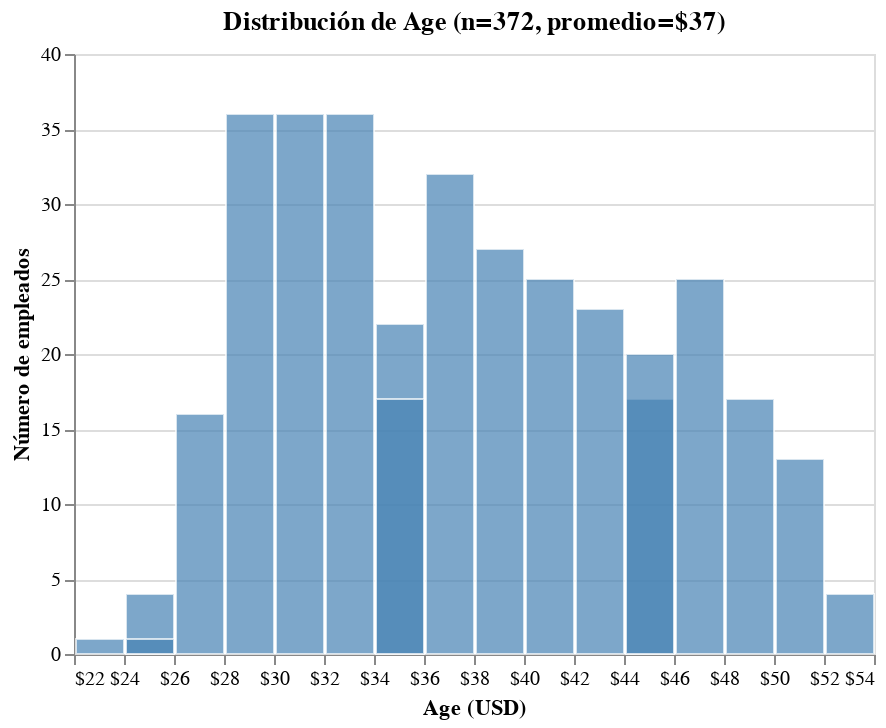

Notebook code for this chart:
### Markdown cell above
Age

### Code cell
f_eda.crear_grafico_distribucion_avanzado(data,'Age')

### Figure 1 — Vega-Lite specification as saved in the notebook (floating-point values rounded to 4 significant figures; data arrays with more than 128 entries replaced by an {"elided": "..."} marker saying what was removed)
{"config": {"view": {"continuousWidth": 300, "continuousHeight": 300}}, "data": {"name": "data-d787b824a2dab9b43e3da287671233d0"}, "mark": {"type": "bar", "color": "steelblue", "opacity": 0.7, "stroke": "white", "strokeWidth": 1}, "encoding": {"tooltip": [{"bin": true, "field": "Age", "title": "Rango salarial", "type": "quantitative"}, {"aggregate": "count", "title": "Cantidad", "type": "quantitative"}], "x": {"axis": {"format": "$,.0f"}, "bin": {"maxbins": 20}, "field": "Age", "title": "Age (USD)", "type": "quantitative"}, "y": {"aggregate": "count", "title": "Número de empleados", "type": "quantitative"}}, "height": 300, "title": "Distribución de Age\n(n=372, promedio=$37)", "width": 400, "$schema": "https://vega.github.io/schema/vega-lite/v5.20.1.json", "datasets": {"data-d787b824a2dab9b43e3da287671233d0": {"elided": "372 records"}}}
